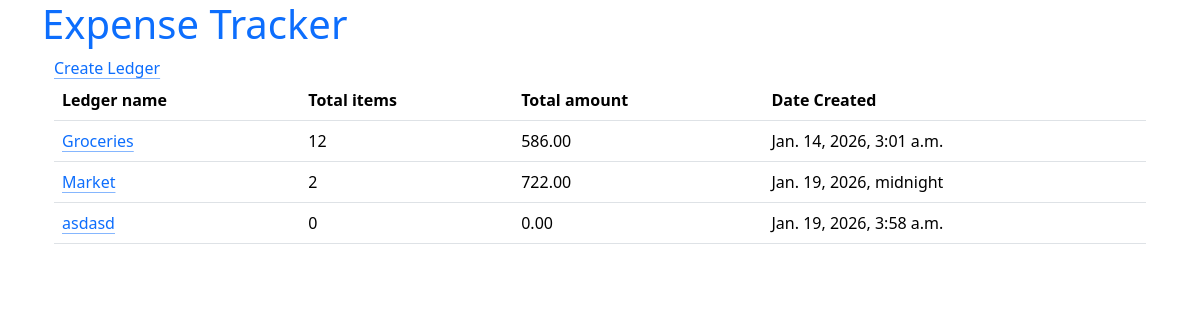
Page /expenses/ledgers/ on the earlier database version.
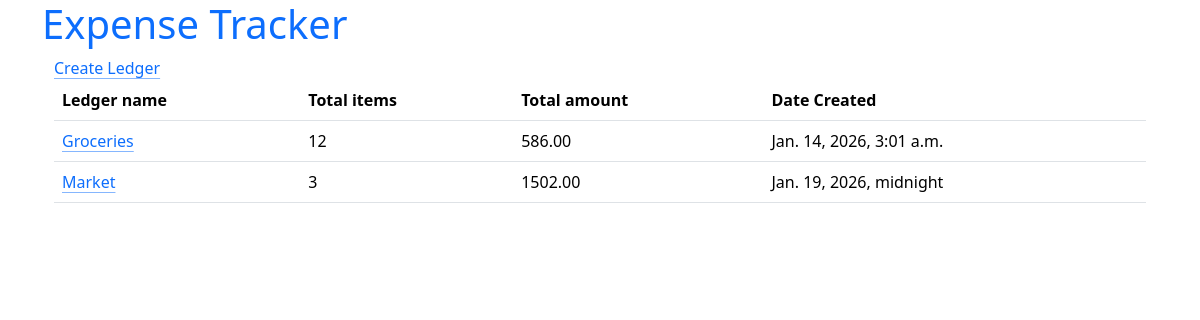
Same page on the later database version.
### expenses/models.py (models this page shows, shortened)
class Ledger(models.Model):
    name = models.CharField(max_length=100)
    created_at = models.DateTimeField(auto_now_add=True, null=True)

### expenses/views.py (the view)
# urls.py: path("ledgers/", LedgerListView.as_view(), name="ledgers"),
class LedgerListView(ListView):
    model = Ledger
    def get_queryset(self):
        return Ledger.objects.annotate(
            total_items=Count("items"),
            total_amt=Sum(
                F("items__qty") * F("items__price"),
                output_field=DecimalField(max_digits=12, decimal_places=2),
            ),  # double underscore is a lookup separator
        )

### expenses/templates/expenses/ledger_list.html
{% extends "expenses/base.html" %}
{% block content %}
  <a href="{% url 'expenses:ledger_create' %}"
     class="link-offset-2 link-underline link-underline-opacity-50">Create Ledger</a>
  <table class="table">
    <thead>
      <tr>
        <th>Ledger name</th>
        <th>Total items</th>
        <th>Total amount</th>
        <th>Date Created</th>
      </tr>
    </thead>
    <tbody>
      {% for ledger in ledger_list %}
        <tr>
          <td>
            <a href="{% url 'expenses:ledger_detail' ledger.id %}"
               class="link-offset-2 link-underline link-underline-opacity-50">{{ ledger.name }}</a>
          </td>
          <td>{{ ledger.total_items|default:0 }}</td>
          <td>{{ ledger.total_amt|default:0|floatformat:2 }}</td>
          <td>{{ ledger.created_at }}</td>
        </tr>
      {% endfor %}
    </tbody>
  </table>
{% endblock content %}

### expenses/templates/expenses/base.html (shortened to what this page needs)
<!doctype html>
<html lang="en">
  <head>
    <link
      rel="stylesheet"
      href="https://cdn.jsdelivr.net/npm/bootstrap@5.3.8/dist/css/bootstrap.min.css"
    />
    <link
      rel="stylesheet"
      href="https://cdn.jsdelivr.net/npm/bootstrap-icons@1.13.1/font/bootstrap-icons.min.css"
    />
  </head>
  <body class="container-lg">
    <header>{% include 'expenses/partials/app_name.html' %}</header>
    <main class="container">{% block content %} {% endblock content %}</main>
  </body>
</html>

### expenses/templates/expenses/partials/app_name.html
<h1>
  <a href="{% url 'expenses:ledgers' %}"
     class="link-underline link-underline-opacity-0">Expense Tracker</a>
</h1>

Differences in the rows shown:
removed Ledger: name "asdasd", total_items "0", total_amt "0.00", created_at "Jan. 19, 2026, 3:58 a.m."
computed for Ledger "Market": total_items "2" → "3"; total_amt "722.00" → "1502.00"
